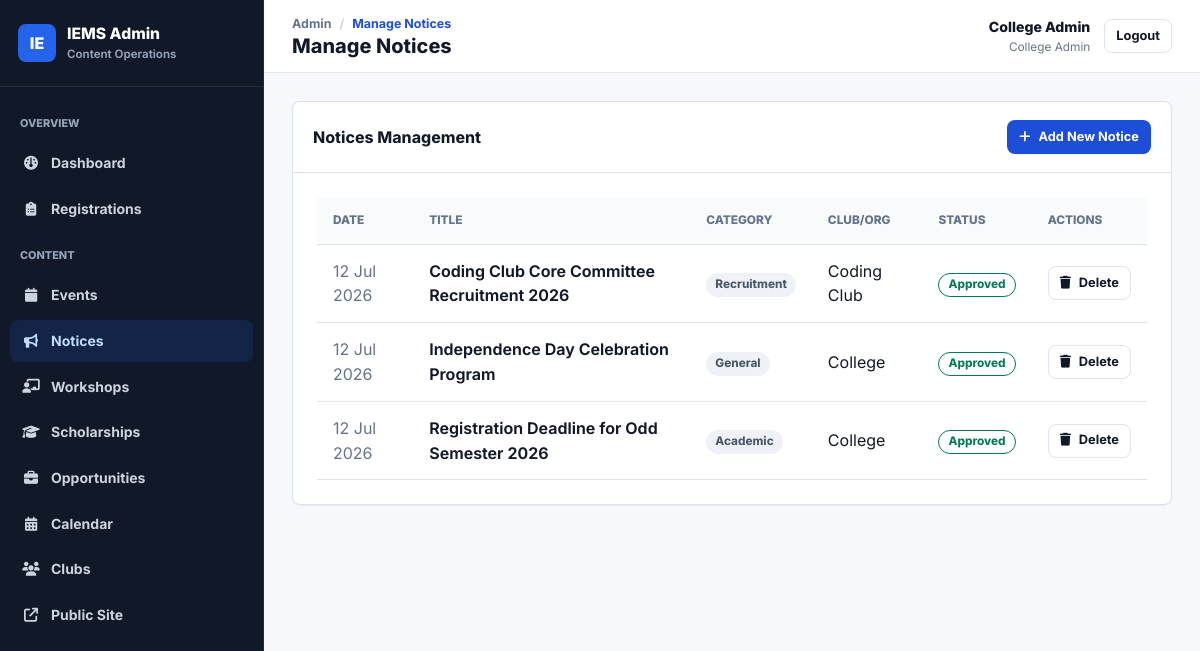
The page /admin/notices/ (signed in) on the database its author committed.
### models/user.py (models this page shows, shortened)
class User(UserMixin, db.Model):
    __tablename__ = 'users'
    id = db.Column(db.Integer, primary_key=True)
    name = db.Column(db.String(100), nullable=False)
    email = db.Column(db.String(120), unique=True, nullable=False, index=True)
    password_hash = db.Column(db.String(256), nullable=False)
    role = db.Column(db.String(20), nullable=False, default='club_president')
    club_id = db.Column(db.Integer, db.ForeignKey('clubs.id'), nullable=True)
    status = db.Column(db.String(20), default='active')  # active, inactive
    created_at = db.Column(db.DateTime, default=datetime.utcnow)
    club = db.relationship('Club', foreign_keys=[club_id], backref='president_user')
    created_events = db.relationship('Event', foreign_keys='Event.created_by', backref='creator', lazy='dynamic')
    approved_events = db.relationship('Event', foreign_keys='Event.approved_by', backref='approver', lazy='dynamic')
    created_notices = db.relationship('Notice', foreign_keys='Notice.created_by', backref='creator', lazy='dynamic')
    activity_logs = db.relationship('ActivityLog', backref='user', lazy='dynamic')
    @property
    def is_super_admin(self):
        return self.role == 'super_admin'
    @property
    def role_display(self):
        return {
            'super_admin': 'Super Admin',
            'college_admin': 'College Admin',
            'club_president': 'Club President'
        }.get(self.role, self.role)

### models/notice.py (models this page shows, shortened)
class Notice(db.Model):
    __tablename__ = 'notices'
    id = db.Column(db.Integer, primary_key=True)
    club_id = db.Column(db.Integer, db.ForeignKey('clubs.id'), nullable=True)
    title = db.Column(db.String(200), nullable=False)
    description = db.Column(db.Text)
    category = db.Column(db.String(50), default='general')  # general, academic, club, recruitment
    attachment = db.Column(db.String(256))  # File path
    created_by = db.Column(db.Integer, db.ForeignKey('users.id'))
    status = db.Column(db.String(20), default='pending')  # pending, approved, rejected
    approved_by = db.Column(db.Integer, db.ForeignKey('users.id'), nullable=True)
    created_at = db.Column(db.DateTime, default=datetime.utcnow)
    approved_by_user = db.relationship('User', foreign_keys=[approved_by])
    @property
    def category_display(self):
        return {
            'general': 'General',
            'academic': 'Academic',
            'club': 'Club',
            'recruitment': 'Recruitment'
        }.get(self.category, self.category.title())

### models/club.py (models this page shows, shortened)
class Club(db.Model):
    __tablename__ = 'clubs'
    id = db.Column(db.Integer, primary_key=True)
    name = db.Column(db.String(100), nullable=False)
    description = db.Column(db.Text)
    logo = db.Column(db.String(256))  # File path
    faculty = db.Column(db.String(100))  # Faculty advisor
    president = db.Column(db.String(100))  # President name (display)
    email = db.Column(db.String(120))
    phone = db.Column(db.String(20))
    category = db.Column(db.String(50), default='general')  # technical, cultural, sports, general
    is_active = db.Column(db.Boolean, default=True)
    events = db.relationship('Event', backref='club', lazy='dynamic')
    notices = db.relationship('Notice', backref='club', lazy='dynamic')

### routes/admin_notices.py (the view)
@notices_bp.route('/')
@login_required
def index():
    if current_user.role == 'club_president':
        notices = Notice.query.filter_by(club_id=current_user.club_id).order_by(Notice.created_at.desc()).all()
    else:
        notices = Notice.query.order_by(Notice.created_at.desc()).all()
    clubs = Club.query.filter_by(is_active=True).all()
    return render_template('admin/notices.html', notices=notices, clubs=clubs)

### models/user.py (called while the page is built)
@login_manager.user_loader
def load_user(user_id):
    return db.session.get(User, int(user_id))

### templates/admin/notices.html (shortened to what this page needs)
{% extends "admin/base.html" %}
{% block title %}Manage Notices{% endblock %}
{% block content %}
<div class="admin-table-card">
    <div class="admin-table-header">
        <h3 class="admin-table-title">Notices Management</h3>
        <div class="admin-table-actions">
            <button class="btn btn-primary btn-sm" onclick="document.getElementById('addNoticeModal').style.display='flex'"><i class="fa-solid fa-plus"></i> Add New Notice</button>
        </div>
    </div>
    <div class="table-responsive p-3">
        <table class="table">
            <thead>
                <tr>
                    <th>Date</th>
                    <th>Title</th>
                    <th>Category</th>
                    <th>Club/Org</th>
                    <th>Status</th>
                    <th>Actions</th>
                </tr>
            </thead>
            <tbody>
                {% for notice in notices %}
                <tr>
                    <td class="text-muted">{{ notice.created_at.strftime('%d %b %Y') }}</td>
                    <td>
                        <div class="fw-medium">{{ notice.title }}</div>
                    </td>
                    <td><span class="badge badge-secondary">{{ notice.category_display }}</span></td>
                    <td>{{ notice.club.name if notice.club else 'College' }}</td>
                    <td>
                        <span class="badge badge-outline {% if notice.status == 'approved' %}badge-success{% elif notice.status == 'rejected' %}badge-danger{% else %}badge-warning{% endif %}">{{ notice.status | title }}</span>
                    </td>
                    <td>
                        <div class="d-flex gap-2">
                            <form method="POST" action="{{ url_for('notices.delete', id=notice.id) }}" style="display:inline;" onsubmit="return confirm('Are you sure you want to delete this notice?');">
                                <button type="submit" class="btn btn-sm btn-outline text-danger"><i class="fa-solid fa-trash"></i> Delete</button>
                            </form>
                        </div>
                    </td>
                </tr>
                {% else %}
                <tr>
                    <td colspan="6" class="text-center text-muted py-4">No notices found. Create one to get started.</td>
                </tr>
                {% endfor %}
            </tbody>
        </table>
    </div>
</div>
{% endblock %}

### templates/admin/base.html (shortened to what this page needs)
<!DOCTYPE html>
<html lang="en">
<head>
    <link rel="stylesheet" href="https://cdnjs.cloudflare.com/ajax/libs/font-awesome/6.4.0/css/all.min.css">
    <link rel="stylesheet" href="{{ url_for('static', filename='css/main.css') }}">
    <link rel="stylesheet" href="{{ url_for('static', filename='css/admin.css') }}">
    <link rel="stylesheet" href="{{ url_for('static', filename='css/responsive.css') }}">
</head>
<body>
    <div class="admin-body">
        <aside class="sidebar" id="sidebar">
            <div class="sidebar-header">
                <a href="{{ url_for('admin.dashboard') }}" class="sidebar-logo">
                    <span class="sidebar-logo-mark">IE</span>
                    <span>
                        <span class="sidebar-logo-text">IEMS Admin</span>
                        <span class="sidebar-logo-subtext">Content Operations</span>
                    </span>
                </a>
            </div>
            <nav class="sidebar-nav">
                <div class="nav-section-label">Overview</div>
                <a href="{{ url_for('admin.dashboard') }}" class="nav-item {% if request.endpoint == 'admin.dashboard' %}active{% endif %}"><i class="fa-solid fa-gauge"></i> <span>Dashboard</span></a>
                <a href="{{ url_for('registrations.index') }}" class="nav-item "><i class="fa-solid fa-clipboard-list"></i> <span>Registrations</span></a>
                <div class="nav-section-label">Content</div>
                <a href="{{ url_for('events.index') }}" class="nav-item {% if request.endpoint and request.endpoint.startswith('events.') %}active{% endif %}"><i class="fa-solid fa-calendar"></i> <span>Events</span></a>
                <a href="{{ url_for('notices.index') }}" class="nav-item {% if request.endpoint and request.endpoint.startswith('notices.') %}active{% endif %}"><i class="fa-solid fa-bullhorn"></i> <span>Notices</span></a>
                <a href="{{ url_for('workshops.index') }}" class="nav-item {% if request.endpoint and request.endpoint.startswith('workshops.') %}active{% endif %}"><i class="fa-solid fa-chalkboard-user"></i> <span>Workshops</span></a>
                {% if current_user.role in ('super_admin', 'college_admin') %}
                <a href="{{ url_for('scholarships.index') }}" class="nav-item "><i class="fa-solid fa-graduation-cap"></i> <span>Scholarships</span></a>
                <a href="{{ url_for('opportunities.index') }}" class="nav-item "><i class="fa-solid fa-briefcase"></i> <span>Opportunities</span></a>
                <a href="{{ url_for('calendar.index') }}" class="nav-item {% if request.endpoint and request.endpoint.startswith('calendar.') %}active{% endif %}"><i class="fa-solid fa-calendar-days"></i> <span>Calendar</span></a>
                <a href="{{ url_for('clubs.index') }}" class="nav-item {% if request.endpoint and request.endpoint.startswith('clubs.') %}active{% endif %}"><i class="fa-solid fa-users"></i> <span>Clubs</span></a>
                {% endif %}
                <a href="{{ url_for('public.home') }}" class="nav-item"><i class="fa-solid fa-arrow-up-right-from-square"></i> <span>Public Site</span></a>
            </nav>
        </aside>
        <main class="admin-main">
            <header class="topbar">
                <div class="topbar-left">
                    <ul class="breadcrumb">
                        <li>Admin</li>
                        <li class="active">{{ self.title() }}</li>
                    </ul>
                    <h1 class="page-title">{% block page_heading %}{{ self.title() }}{% endblock %}</h1>
                </div>
                <div class="topbar-right">
                    <div class="user-info">
                        <span class="user-name">{{ current_user.name }}</span>
                        <span class="user-role">{{ current_user.role_display }}</span>
                    </div>
                    <a href="{{ url_for('auth.logout') }}" class="btn btn-secondary btn-sm">Logout</a>
                </div>
            </header>
            <div class="admin-content">
                {% block content %}{% endblock %}
            </div>
        </main>
    </div>
</body>
</html>

### static/css/main.css (style rules this page uses)
:root { --primary: #111827; --primary-soft: #243041; --accent-blue: #1d4ed8; --accent-blue-light: #dbeafe; --accent-teal: #0f766e; --accent-teal-light: #ccfbf1; --accent-amber: #b45309; --bg: #f6f8fb; --surface: #ffffff; --surface-muted: #f1f5f9; --border: #dbe3ef; --border-strong: #cbd5e1; --text-primary: #111827; --text-secondary: #475569; --text-muted: #64748b; --danger: #dc2626; --warning: #d97706; --success: #059669; --info: #0284c7; --space-xs: 4px; --space-sm: 8px; --space-md: 16px; --space-lg: 24px; --space-xl: 32px; --space-2xl: 48px; --space-3xl: 64px; --radius-sm: 6px; --radius-md: 8px; --radius-lg: 8px; --shadow-sm: 0 1px 2px rgba(15, 23, 42, 0.06); --shadow-md: 0 10px 24px rgba(15, 23, 42, 0.08); --shadow-lg: 0 24px 56px rgba(15, 23, 42, 0.14); --transition-fast: 150ms ease; --transition: 220ms ease; }
* { box-sizing: border-box; margin: 0; padding: 0; }
html { scroll-behavior: smooth; }
body { min-height: 100vh; font-family: "Inter", system-ui, -apple-system, BlinkMacSystemFont, "Segoe UI", sans-serif; background: var(--bg); color: var(--text-primary); line-height: 1.55; -webkit-font-smoothing: antialiased; text-rendering: optimizeLegibility; }
a { color: var(--accent-blue); }
h1, h2, h3, h4, h5, h6 { color: var(--primary); font-weight: 750; line-height: 1.15; }
.d-flex { display: flex; }
.gap-2 { gap: var(--space-md); }
.text-muted { color: var(--text-muted); }
.text-danger { color: var(--danger); }
.fw-medium { font-weight: 650; }
.p-3 { padding: var(--space-lg); }
.btn { min-height: 40px; padding: 10px 16px; border: 1px solid transparent; border-radius: var(--radius-md); display: inline-flex; align-items: center; justify-content: center; gap: 8px; color: inherit; text-decoration: none; font-family: inherit; font-size: 0.92rem; font-weight: 700; line-height: 1; white-space: nowrap; cursor: pointer; transition: transform var(--transition-fast), box-shadow var(--transition-fast), background var(--transition-fast), color var(--transition-fast), border-color var(--transition-fast); }
.btn-sm { min-height: 34px; padding: 8px 11px; font-size: 0.8rem; }
.btn-primary { background: var(--accent-blue); color: #fff; box-shadow: var(--shadow-sm); }
.btn-secondary, .btn-outline { background: #fff; color: var(--primary); border-color: var(--border); }
.card, .admin-table-card { background: var(--surface); border: 1px solid var(--border); border-radius: var(--radius-lg); box-shadow: var(--shadow-sm); }
.badge { display: inline-flex; align-items: center; gap: 6px; min-height: 24px; padding: 4px 9px; border-radius: 999px; font-size: 0.74rem; font-weight: 750; line-height: 1; white-space: nowrap; }
.badge-success { background: #dcfce7; color: #047857; }
.badge-secondary { background: #eef2f7; color: #475569; }
.badge-outline { border: 1px solid currentColor; background: #fff; }
.table-responsive { width: 100%; overflow-x: auto; }
.table { width: 100%; border-collapse: collapse; min-width: 760px; }
.table th, .table td { padding: 14px 16px; border-bottom: 1px solid var(--border); text-align: left; vertical-align: middle; }
.table th { color: var(--text-muted); background: #f8fafc; font-size: 0.74rem; font-weight: 800; text-transform: uppercase; }
.admin-table-header { display: flex; align-items: center; justify-content: space-between; gap: 16px; padding: 18px 20px; border-bottom: 1px solid var(--border); }
.admin-table-title { margin: 0; font-size: 1rem; }
.admin-table-actions { display: flex; flex-wrap: wrap; gap: 10px; }

### rows shown on the page
User: name "College Admin", role_display "College Admin"
Notice: created_at "12 Jul 2026", title "Coding Club Core Committee Recruitment 2026", category_display "Recruitment", club "Coding Club", status "Approved"
Notice: created_at "12 Jul 2026", title "Independence Day Celebration Program", category_display "General", club "College", status "Approved"
Notice: created_at "12 Jul 2026", title "Registration Deadline for Odd Semester 2026", category_display "Academic", club "College", status "Approved"
